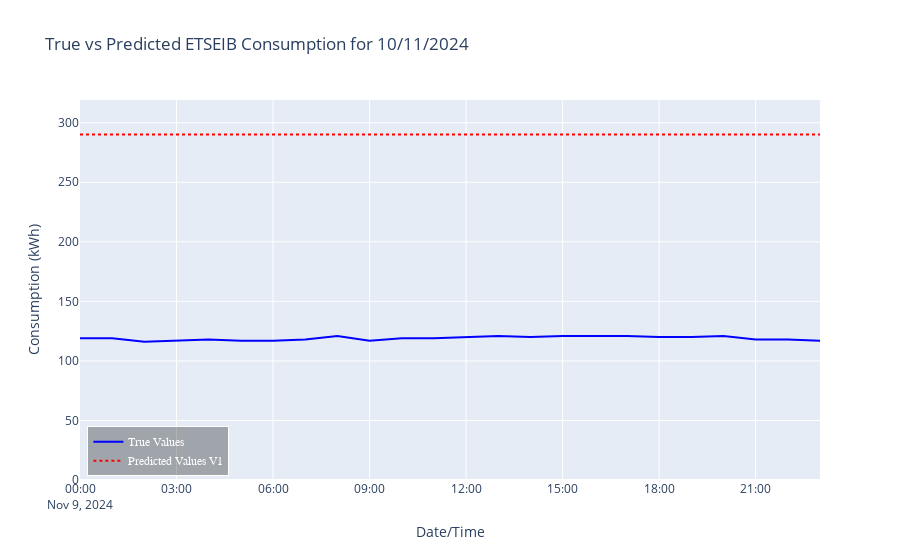

Source (notebook cell):
### Code cell
from sklearn.feature_selection import RFE


import plotly.graph_objects as go

# Create the figure
fig = go.Figure()

# Add the trace for the actual consumption (True Values)
fig.add_trace(go.Scatter(x=input_data.index, y=real_etseib_consumption, mode='lines', name='True Values',
                         line=dict(color='blue', width=2)))

# Add the trace for the predicted consumption (Predicted Values)
fig.add_trace(go.Scatter(x=input_data.index, y=y_predict, mode='lines', name='Predicted Values V1',
                         line=dict(color='red', width=2, dash='dot')))  # 'dot' for less separated dashes



# Update layout for a more beautiful plot
fig.update_layout(
    title='True vs Predicted ETSEIB Consumption for 10/11/2024',
    xaxis_title='Date/Time',
    yaxis_title='Consumption (kWh)',
    yaxis=dict(range=[0, max(max(real_etseib_consumption), max(y_predict)) * 1.1]),
    template='plotly',  # dark theme, can change to 'plotly' for light theme
    hovermode='x unified',  # hover over to show values for both lines at a time
    legend=dict(
        x=0.01, y=0.01,  # position of legend
        traceorder='normal',
        font=dict(family="Arial", size=12, color="white"),
        bgcolor='rgba(0, 0, 0, 0.3)',
        bordercolor='white',
        borderwidth=1
    ),
)

# Show the plot
fig.show()

### Figure 1 — Plotly figure (JSON) as saved in the notebook; plotly's stock layout.template omitted (floating-point values rounded to 4 significant figures)
{"data": [{"line": {"color": "blue", "width": 2}, "mode": "lines", "name": "True Values", "type": "scatter", "x": ["2024-11-09T00:00:00", "2024-11-09T01:00:00", "2024-11-09T02:00:00", "2024-11-09T03:00:00", "2024-11-09T04:00:00", "2024-11-09T05:00:00", "2024-11-09T06:00:00", "2024-11-09T07:00:00", "2024-11-09T08:00:00", "2024-11-09T09:00:00", "2024-11-09T10:00:00", "2024-11-09T11:00:00", "2024-11-09T12:00:00", "2024-11-09T13:00:00", "2024-11-09T14:00:00", "2024-11-09T15:00:00", "2024-11-09T16:00:00", "2024-11-09T17:00:00", "2024-11-09T18:00:00", "2024-11-09T19:00:00", "2024-11-09T20:00:00", "2024-11-09T21:00:00", "2024-11-09T22:00:00", "2024-11-09T23:00:00"], "y": [119, 119, 116, 117, 118, 117, 117, 118, 121, 117, 119, 119, 120, 121, 120, 121, 121, 121, 120, 120, 121, 118, 118, 117]}, {"line": {"color": "red", "dash": "dot", "width": 2}, "mode": "lines", "name": "Predicted Values V1", "type": "scatter", "x": ["2024-11-09T00:00:00", "2024-11-09T01:00:00", "2024-11-09T02:00:00", "2024-11-09T03:00:00", "2024-11-09T04:00:00", "2024-11-09T05:00:00", "2024-11-09T06:00:00", "2024-11-09T07:00:00", "2024-11-09T08:00:00", "2024-11-09T09:00:00", "2024-11-09T10:00:00", "2024-11-09T11:00:00", "2024-11-09T12:00:00", "2024-11-09T13:00:00", "2024-11-09T14:00:00", "2024-11-09T15:00:00", "2024-11-09T16:00:00", "2024-11-09T17:00:00", "2024-11-09T18:00:00", "2024-11-09T19:00:00", "2024-11-09T20:00:00", "2024-11-09T21:00:00", "2024-11-09T22:00:00", "2024-11-09T23:00:00"], "y": [290.1, 290.1, 290.1, 290.1, 290.1, 290.1, 290.1, 290.1, 290.1, 290.1, 290.1, 290.1, 290.1, 290.1, 290.1, 290.1, 290.1, 290.1, 290.1, 290.1, 290.1, 290.1, 290.1, 290.1]}], "layout": {"hovermode": "x unified", "legend": {"bgcolor": "rgba(0, 0, 0, 0.3)", "bordercolor": "white", "borderwidth": 1, "font": {"color": "white", "family": "Arial", "size": 12}, "traceorder": "normal", "x": 0.01, "y": 0.01}, "title": {"text": "True vs Predicted ETSEIB Consumption for 10/11/2024"}, "xaxis": {"title": {"text": "Date/Time"}}, "yaxis": {"range": [0, 319.1], "title": {"text": "Consumption (kWh)"}}}}
